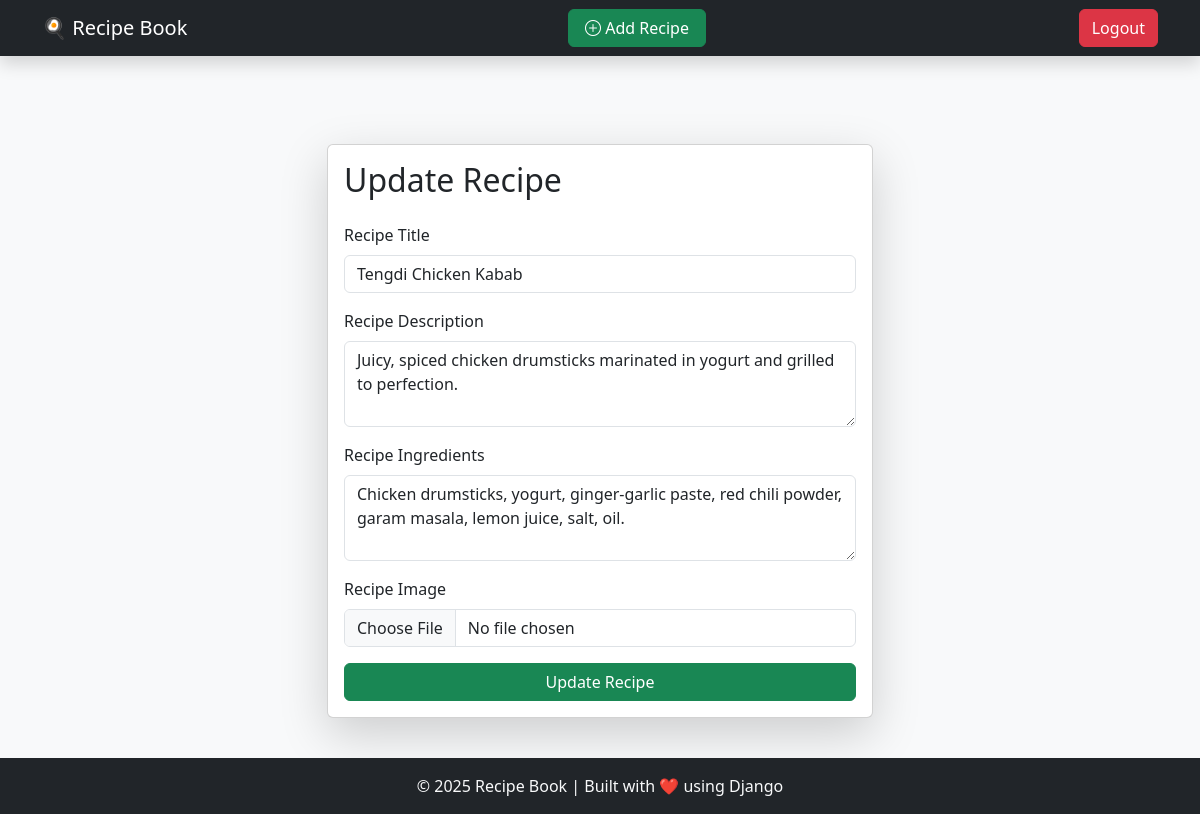
/update_recipe/5/ (signed in), run on the app's committed database.
### recipes/models.py (models this page shows, shortened)
class Recipe(models.Model):
    user = models.ForeignKey(User, on_delete=models.SET_NULL,null=True,blank=True)
    title = models.CharField(max_length=100)
    description = models.TextField()
    ingredients = models.TextField()
    image = models.ImageField(upload_to="recipe")

### recipes/views.py (the view, shortened to what this page needs)
# urls.py: path('update_recipe/<id>/',update_recipe,name='update_recipe'),
@login_required(login_url='/login/')
def update_recipe(request, id):
    recipe = Recipe.objects.get(id=id)
    context = {'recipe': recipe}
    return render(request, 'update_recipe.html', context)

### templates/update_recipe.html (shortened to what this page needs)
{% extends "base.html" %}
{% block content %}
<div class="container mt-5">
    <form class="col-6 mx-auto card p-3 shadow-lg" method="post" enctype="multipart/form-data">
        <h2 class="mb-4">Update Recipe</h1>
            <div class="mb-3">
                <label for="exampleInputEmail1" class="form-label">Recipe Title</label>
                <input name="title" value="{{recipe.title}}" type="text" class="form-control" required>
            </div>
            <div class="mb-3">
                <label for="exampleInputPassword1" class="form-label">Recipe Description</label>
                <textarea name="description" class="form-control" rows="3"required>{{recipe.description}}</textarea>
            </div>
            <div class="mb-3">
                <label for="exampleInputPassword1" class="form-label">Recipe Ingredients</label>
                <textarea name="ingredients" class="form-control" rows="3" required>{{recipe.ingredients}}</textarea>
            </div>
            <div class="mb-3">
                <label for="exampleInputPassword1" class="form-label">Recipe Image</label>
                <input name="image" type="file" class="form-control">
            </div>
            <button type="submit" class="btn btn-success">Update Recipe</button>
    </form>
</div>
{% endblock %}

### data on the page
Recipe: title "Tengdi Chicken Kabab", description "Juicy, spiced chicken drumsticks marinated in yogurt and grilled to perfection.", ingredients "Chicken drumsticks, yogurt, ginger-garlic paste, red chili powder, garam masala, lemon juice, salt, oil."
